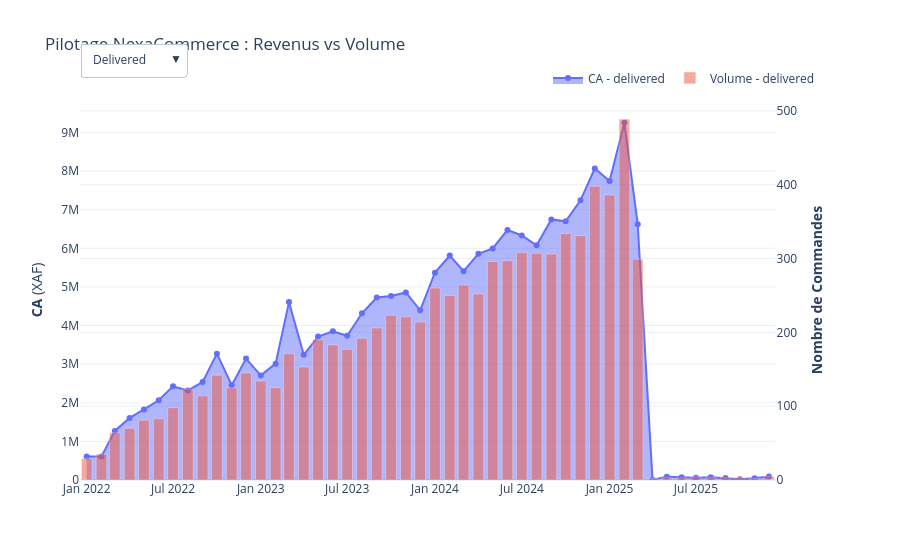

Write notebook code for a chart like this one.
### Markdown cell above
### Répartion du Volume de commande

### Code cell
# recuperer les valeurs
orders['month'] = orders['order_date'].dt.to_period('M').dt.to_timestamp()


stats_by_status = orders.groupby(['month', 'status']).agg({
    'total_amount_xaf': 'sum',
    'order_id': 'count'
}).reset_index()


fig = make_subplots(specs=[[{"secondary_y": True}]])


list_status = orders['status'].unique()

for status in list_status:
    df_temp = stats_by_status[stats_by_status['status'] == status]
    
   
    fig.add_trace(
        go.Scatter(x=df_temp['month'], y=df_temp['total_amount_xaf'], 
                   name=f"CA - {status}", mode='lines+markers', fill='tozeroy',
                   visible=False),
        secondary_y=False,
    )
    
    
    fig.add_trace(
        go.Bar(x=df_temp['month'], y=df_temp['order_id'], 
               name=f"Volume - {status}", opacity=0.5,
               visible=False),
        secondary_y=True,
    )

buttons = []
for i, status in enumerate(list_status):
    
    visibility = [False] * (len(list_status) * 2)
    visibility[i*2] = True
    visibility[i*2 + 1] = True
    
    buttons.append(dict(
        method="update",
        label=status.capitalize(),
        args=[{"visible": visibility},
              {"title": f"Analyse : {status.capitalize()}"}]
    ))


fig.data[0].visible = True
fig.data[1].visible = True


fig.update_layout(
    updatemenus=[dict(active=0, buttons=buttons, x=0, y=1.15, xanchor="left", yanchor="top")],
    title_text="Pilotage NexaCommerce : Revenus vs Volume",
    template="plotly_white",
    hovermode="x unified",
    legend=dict(orientation="h", yanchor="bottom", y=1.02, xanchor="right", x=1)
)

fig.update_yaxes(title_text="<b>CA</b> (XAF)", secondary_y=False)
fig.update_yaxes(title_text="<b>Nombre de Commandes</b>", secondary_y=True)

fig.show()
